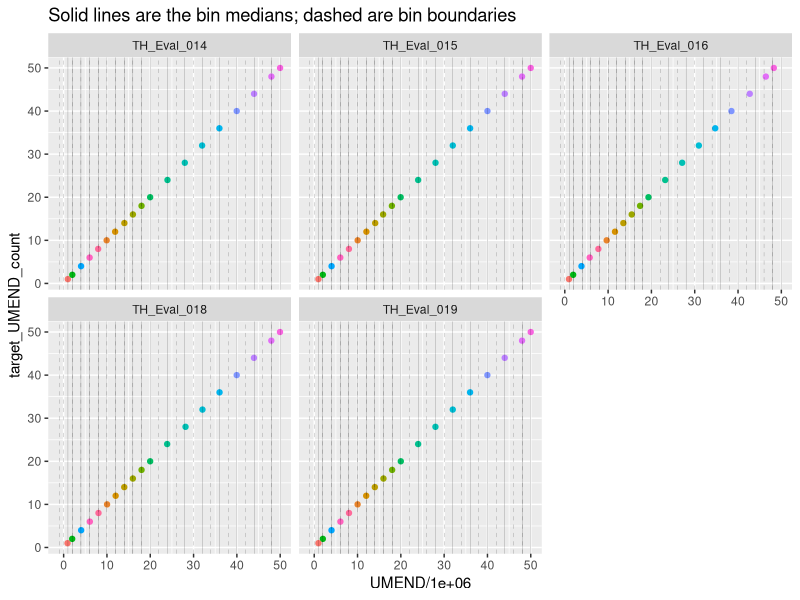

The R script that drew this image:
## ---- chunk 1
library(tidyverse); citation("tidyverse")
library(forcats); citation("forcats")
library(knitr); citation("knitr")
## ---- chunk 2

read_counts=read_tsv(
	"../data/read_counts.txt", 
	col_names=c("sample_id", "measurement", "read_count")) 


parent_publication_ids <- read_tsv("../data/parent_sample_data_source.tsv") %>%
  select(Eval_ID, publication_id)

## ---- chunk 3

UMEND_read_counts <- read_counts %>% 
	mutate(
		target_UMEND_count=as.numeric(gsub("^.*_est([0-9]*)M_.*$", "\\1", sample_id)),
		parent_id=gsub("_est.*$", "", sample_id),
		measurement=factor(measurement, levels=c("total_sequences", 
 "Uniquely_mapped_read_count","Uniquely_mapped_non_duplicate_read_count",  "UMEND"))
		) %>%
  filter(
		measurement =="UMEND"
	) %>% 
  select(-measurement) %>%
  rename(UMEND = read_count) %>%
  left_join(parent_publication_ids,
            by=c(parent_id="Eval_ID"))
## ---- chunk 4

selected_subset_depths <- tibble(target_UMEND_count = c(1, seq(4, 48, by = 4)))
selected_subset_depths$median_of_depth_bin <- selected_subset_depths$target_UMEND_count
selected_subset_depths$median_of_depth_bin[selected_subset_depths$target_UMEND_count==1]  <- 0

## ---- chunk 5

closest_samples <- NULL
for (this_parent_id in parent_publication_ids$Eval_ID)  {
  for (this_target_UMEND_count in selected_subset_depths$target_UMEND_count){
    # this_parent_id="TH_Eval_016"
    # this_target_UMEND_count = 48
    closest_subsample <- UMEND_read_counts %>%
      filter(parent_id == this_parent_id) %>%
      mutate(dist_from_this_target_UMEND_count= abs(UMEND/1E6-this_target_UMEND_count )) %>%
      arrange(dist_from_this_target_UMEND_count) %>%
      top_n(-1, dist_from_this_target_UMEND_count)
    
    closest_samples <- bind_rows(closest_samples,
                                 tibble(parent_id=this_parent_id, 
                                        target_UMEND_count=this_target_UMEND_count,
                                        closest_sample = closest_subsample$sample_id,
                                        target_UMEND_count_of_closest_sample = closest_subsample$target_UMEND_count,
                                        publication_id = closest_subsample$publication_id
                                        ))
  }
}

## ---- chunk 6
  closest_samples %>%
    filter(target_UMEND_count_of_closest_sample != target_UMEND_count)

## ---- chunk 7

selected_samples <- closest_samples %>%
  select(sample_id = closest_sample, target_UMEND_count,	parent_id, publication_id) %>%
  left_join(selected_subset_depths, by="target_UMEND_count") %>%
  select(-publication_id, everything() )

write_tsv(selected_samples, "../data/evenly_selected_subsamples_with_binwidth_4.tsv")


## ---- chunk 8

ggplot(UMEND_read_counts) + 
  geom_point(aes( x=UMEND/1e6, y=target_UMEND_count, color=as.character(target_UMEND_count))) +
  geom_vline(aes(xintercept=target_UMEND_count), size=0.05) + 
  geom_vline(aes(xintercept=target_UMEND_count-2), linetype="dashed", size=0.05) + 
  facet_wrap(~parent_id) + 
  theme(legend.position="none") + 
  ggtitle("Solid lines are the bin medians; dashed are bin boundaries")



